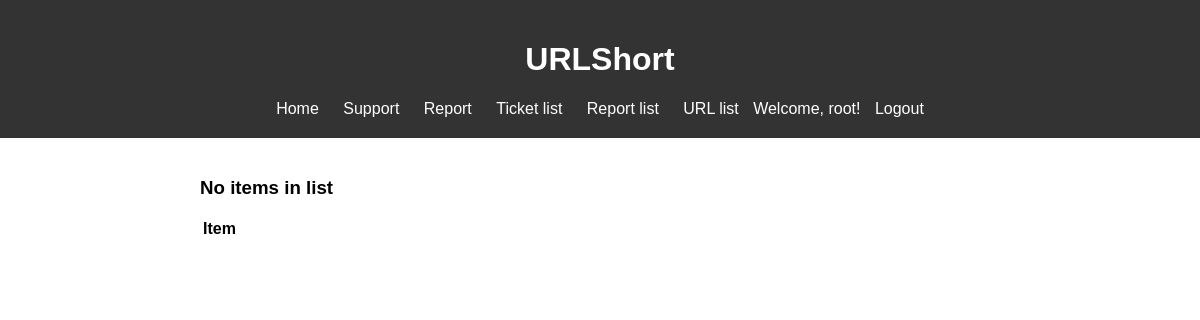
/report-list/ (signed in), run on an earlier commit of the app's database.
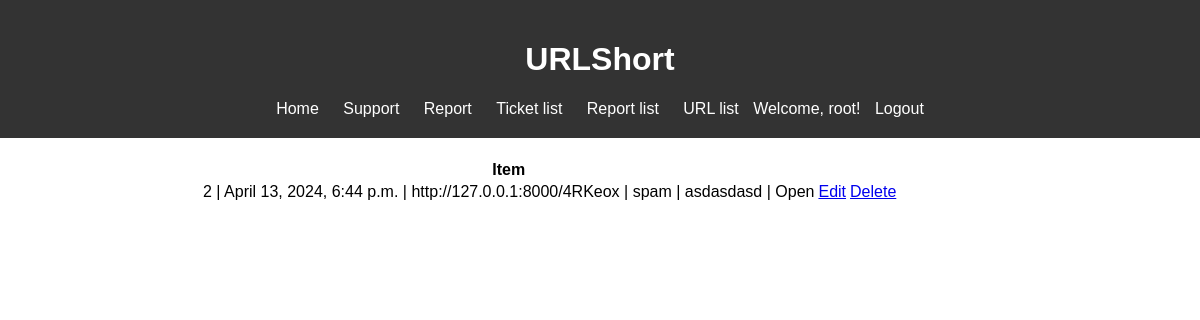
And on a later commit of the database.
### urlshortapp/models.py (models this page shows)
class User(AbstractUser):
    pass

class Report(models.Model):
    date_of_report = models.DateTimeField(auto_now_add=True)
    suspected_link = models.URLField()
    reason = models.CharField(blank=False, null=False, choices=REASON_CHOICES, max_length=20)
    additional_notes = models.TextField(blank=True, null=True)
    status = models.CharField(blank=False, null=False, default='Open', choices=STATUS_CHOICES, max_length=20)

### urlshortapp/views.py (the view)
# urls.py: path('report-list/', ListReportView.as_view(), name='report-list'),
class ListReportView(LoginRequiredMixin, ListView):
    model = Report
    context_object_name = 'reports'

### urlshortapp/templates/urlshortapp/report_list.html
{% extends 'urlshortapp/base.html' %}
{% block content %}
<table>
    <tr>
        <th>Item</th>
        <th></th>
        <th></th>
    </tr>
    {% for report in reports %}
    <tr>
        <td>{{ report.id }} | {{ report.date_of_report }} | {{ report.suspected_link }} | {{ report.reason }} | {{ report.additional_notes }} | {{ report.status }}</td>
        <td><a href="{% url 'report-update' report.id %}">Edit</a></td>
        <td><a href="{% url 'report-delete' report.id %}">Delete</a></td>
    </tr>
    {% empty %}
        <h3>No items in list</h3>
    {% endfor %}
</table>
{% endblock %}

### urlshortapp/templates/urlshortapp/base.html (shortened to what this page needs)
<!DOCTYPE html>
<html lang="en">
<head>
    {% load static %}
    <link rel="stylesheet" href="{% static 'css/styles.css' %}">
</head>
<body>
<header>
    <h1>URLShort</h1>
    <nav>
        <a href="{% url 'shortener' %}">Home</a>
        <a href="{% url 'support-create' %}">Support</a>
        <a href="{% url 'report-create' %}">Report</a>
        {% if user.is_staff or user.is_superuser %}
        <a href="{% url 'support-list' %}">Ticket list</a>
        <a href="{% url 'report-list' %}">Report list</a>
        {% endif %}
        {% if not user.is_authenticated%}
        <a href="{% url 'login' %}">Login</a>
        <a href="{% url 'register' %}">Register</a>
        {% else %}
        <a href="{% url 'urls' %}">URL list</a>
        <span>Welcome, {{ user.username }}!</span>
        <a href="#" onclick="logout()">Logout</a>
        {% endif %}
    </nav>
</header>
<div class="container">
    {% block content %}{% endblock %}
</div>
</body>
</html>

### urlshortapp/static/css/styles.css (style rules this page uses)
body { margin: 0; padding: 0; font-family: Arial, sans-serif; }
header { background-color: #333; color: #fff; padding: 20px; text-align: center; }
nav { display: inline-block; }
nav a { color: #fff; text-decoration: none; padding: 10px; }
.container { max-width: 800px; margin: 0 auto; padding: 20px; }

What changed in the data, as far as the page shows it:
added Report: id "2", date_of_report "April 13, 2024, 6:44 p.m.", suspected_link "http://127.0.0.1:8000/4RKeox", reason "spam", additional_notes "asdasdasd", status "Open"
Also different on the page:
text no longer shown: "No items in list"
